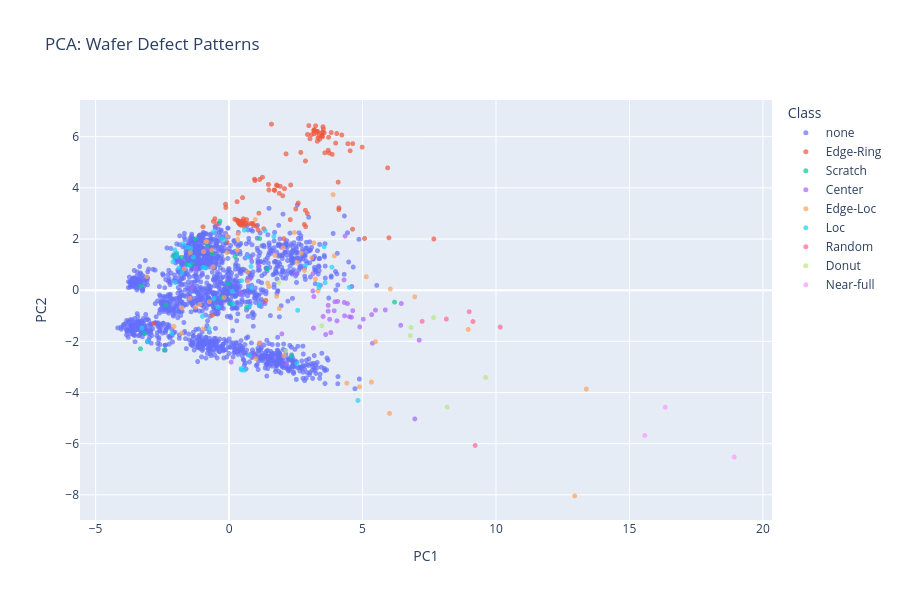

Notebook code for this chart:
### Markdown cell above
### 5.1 PCA Visualization

### Code cell
print("Performing PCA...")
pca = PCA(n_components=2)
pca_features = pca.fit_transform(features)

print(f"Explained variance ratio: {pca.explained_variance_ratio_}")
print(f"Total variance explained: {pca.explained_variance_ratio_.sum():.4f}")

pca_df = pd.DataFrame({
    'PC1': pca_features[:, 0],
    'PC2': pca_features[:, 1],
    'Class': labels
})

fig = px.scatter(
    pca_df, 
    x='PC1', 
    y='PC2', 
    color='Class',
    title='PCA: Wafer Defect Patterns',
    width=900,
    height=600,
    opacity=0.7
)

fig.update_traces(marker=dict(size=5))
fig.write_html('../outputs/visualizations/pca_visualization.html')
fig.show()

### Figure 1 — Plotly figure (JSON) as saved in the notebook; plotly's stock layout.template omitted (floating-point values rounded to 4 significant figures; data arrays with more than 128 entries replaced by an {"elided": "..."} marker saying what was removed)
{"data": [{"hovertemplate": "Class=none<br>PC1=%{x}<br>PC2=%{y}<extra></extra>", "legendgroup": "none", "marker": {"color": "#636efa", "opacity": 0.7, "size": 5, "symbol": "circle"}, "mode": "markers", "name": "none", "showlegend": true, "type": "scattergl", "x": {"elided": "1702 float values"}, "xaxis": "x", "y": {"elided": "1702 float values"}, "yaxis": "y"}, {"hovertemplate": "Class=Edge-Ring<br>PC1=%{x}<br>PC2=%{y}<extra></extra>", "legendgroup": "Edge-Ring", "marker": {"color": "#EF553B", "opacity": 0.7, "size": 5, "symbol": "circle"}, "mode": "markers", "name": "Edge-Ring", "showlegend": true, "type": "scattergl", "x": [1.916, 0.9689, 4.116, 0.6282, 0.7418, 2.075, -0.1336, 0.2165, 3.462, 2.292, 1.778, 1.378, 5.988, 3.586, 0.6565, 3.713, 2.498, 2.931, -2.822, 3.533, 4.088, 2.987, 0.3878, 1.249, 3.865, 3.329, 4.451, 0.2831, 3.746, -0.6265, 1.087, 1.587, 3.304, 2.868, 2.861, 2.591, 0.4162, -0.5863, -0.1216, 0.8964, -0.4582, 0.915, 3.385, 1.806, 0.54, 0.849, 4.535, 0.3201, 4.987, 3.512, 3.392, -0.9765, 0.538, 1.879, 4.223, -0.5324, 3.188, 3.315, 1.474, 3.496, 0.5363, 3.562, 1.492, 3.277, 3.992, 2.134, 0.3777, 0.3012, 3.183, 1.691, 7.671, 3.826, 4.626, 0.5066, 1.017, 1.299, 3.728, 5.077, 3.173, 3.196, 1.705, 4.632, 0.3518, 1.149, 3.478, 0.3475, 3.089, 3.03, 2.051, 4.111, 0.5591, 0.4462, 0.9553, 2.686, 2.859, 2.82, 1.115, 2.938, 3.518, 2.01, 4.034, 3.283, 3.242, 3.486, -0.07236, 0.4525, 2.308, 0.4765, 5.94], "xaxis": "x", "y": [4.06, 4.286, 3.219, 2.619, 2.593, 3.97, 3.362, 2.776, 6.145, 2.757, 4.114, -0.3995, 2.047, 5.37, 2.759, 5.469, 3.174, 2.995, -1.297, 6.299, 4.224, 6.433, 2.656, 4.414, 5.309, 5.955, 5.726, 2.732, 5.364, -0.9811, 2.352, 6.491, 5.82, 2.483, 5.05, 3.405, 2.553, 2.689, 3.234, 2.603, 2.587, 2.52, 6.046, 4.083, 2.602, 2.605, 5.45, 2.736, 5.591, 6.185, 5.896, 2.479, 2.79, 3.786, 6.066, 2.794, 6.111, 6.208, 4.135, 5.995, 2.699, 6.151, 3.917, 6.169, 5.749, 5.328, 2.605, 3.459, 6.273, 3.919, 2.002, 6.162, 2.384, 3.618, 2.501, 2.401, 5.978, 2.023, 6.232, 6.252, 3.9, 5.728, 2.645, 4.328, 6.034, 2.696, 6.08, 5.919, 2.014, 3.149, 2.494, 2.692, 4.34, 5.385, 3.124, 2.57, 3.008, 6.087, 6.389, 3.688, 6.123, 6.208, 6.424, 6.054, 1.879, 2.545, 4.112, 2.607, 4.782], "yaxis": "y"}, {"hovertemplate": "Class=Scratch<br>PC1=%{x}<br>PC2=%{y}<extra></extra>", "legendgroup": "Scratch", "marker": {"color": "#00cc96", "opacity": 0.7, "size": 5, "symbol": "circle"}, "mode": "markers", "name": "Scratch", "showlegend": true, "type": "scattergl", "x": [-1.26, 0.6558, -1.966, -3.304, 0.2242, -0.3443, -3.17, -2.364, 6.2, -3.322, -0.6351, -0.02057, -1.79, -2.426, -2.103, -0.8214, 2.338, -0.2736, 1.146, -1.584, -1.406, 1.427, 0.04563], "xaxis": "x", "y": [2.002, -0.6706, 1.448, 0.1552, 1.317, 2.698, -1.693, -0.5742, -0.4666, -2.29, 1.429, 0.2576, 1.286, -2.345, 1.327, 1.71, -2.585, -0.288, 2.016, 1.011, 1.02, 0.8368, -0.5249], "yaxis": "y"}, {"hovertemplate": "Class=Center<br>PC1=%{x}<br>PC2=%{y}<extra></extra>", "legendgroup": "Center", "marker": {"color": "#ab63fa", "opacity": 0.7, "size": 5, "symbol": "circle"}, "mode": "markers", "name": "Center", "showlegend": true, "type": "scattergl", "x": [2.518, 6.452, 6.958, 1.977, 4.346, -1.254, 6.43, 4.069, 3.619, 5.372, 4.633, 3.711, 4.307, 4.51, 0.4502, 0.07606, 3.812, 3.143, -0.8445, 0.7731, 4.316, 4.895, 1.126, 4.434, 4.043, 5.483, 3.714, 3.14, 3.937, 1.167, -1.404, 2.144, 4.328, 0.8168, 3.16, 3.177, 3.768, 0.927, 5.027, 7.123, 3.523, 3.965, 3.425, 5.853, 5.342, 4.584], "xaxis": "x", "y": [0.6411, -0.5202, -5.033, -1.709, 2.116, 0.8537, -1.374, -0.4397, -1.735, -2.074, -0.8006, -0.8217, 0.4011, -1.039, -0.1236, -2.811, -1.658, 0.6461, 1.608, 0.4313, -0.4793, -1.434, 0.9389, -0.525, -1.2, -0.7804, -0.5945, -0.03102, -0.8061, -2.072, 0.1, -2.865, -1.003, 1.258, -1.483, -0.2508, -1.14, -2.597, -1.135, -1.953, -1.028, -0.4514, 0.1894, -0.7722, -0.9564, -1.059], "yaxis": "y"}, {"hovertemplate": "Class=Edge-Loc<br>PC1=%{x}<br>PC2=%{y}<extra></extra>", "legendgroup": "Edge-Loc", "marker": {"color": "#FFA15A", "opacity": 0.7, "size": 5, "symbol": "circle"}, "mode": "markers", "name": "Edge-Loc", "showlegend": true, "type": "scattergl", "x": [-0.7427, 6.04, 2.825, 8.956, 1.495, -1.768, -0.07618, 5.487, 3.897, 6.012, 3.101, 0.309, 1.718, 12.95, 3.332, -0.9578, 2.538, 0.6816, -1.453, 0.9816, 5.14, 0.3261, 5.333, -1.69, 1.445, -1.78, -0.6515, 4.409, -0.0687, 3.178, 4.889, -0.8694, -2.065, -1.255, -0.8308, 1.783, 1.136, 1.882, 3.234, -0.1839, 2.022, 13.38, 0.3329, 2.053, 0.7, -0.6041, 1.006, 2.706, -1.463, -1.098, 6.953, -0.963, -3.083, 3.942, 2.443], "xaxis": "x", "y": [-0.454, 0.04729, 0.7717, -1.536, 0.1458, -0.7049, 1.462, -2.012, 3.735, -4.817, 1.269, 1.559, 1.359, -8.041, -0.03044, 1.51, 1.084, 0.7115, 1.477, 2.762, 0.5236, 1.983, -3.593, 0.8328, 0.2782, -1.674, 1.566, -3.636, 2.121, 1.844, -3.777, 1.891, -1.417, -0.6644, 1.899, -0.2411, -2.054, -0.7196, 0.4382, -0.2906, 1.654, -3.866, 2.192, -2.563, 0.3339, 0.9108, -2.678, 1.446, -0.318, -0.5572, -0.2617, -1.511, 0.5273, 1.342, 2.258], "yaxis": "y"}, {"hovertemplate": "Class=Loc<br>PC1=%{x}<br>PC2=%{y}<extra></extra>", "legendgroup": "Loc", "marker": {"color": "#19d3f3", "opacity": 0.7, "size": 5, "symbol": "circle"}, "mode": "markers", "name": "Loc", "showlegend": true, "type": "scattergl", "x": [-0.1738, 0.5657, 1.126, 2.544, 2.857, -0.8742, -1.496, 0.4657, 0.1527, -3.063, 0.7727, 3.598, 2.57, -1.972, 0.7082, -0.2679, 1.35, 0.8221, 3.561, -3.263, 1.678, 0.111, 3.37, 0.4513, -1.436, -2.15, 4.508, -1.572, -0.567, 0.8342, 0.7469, -1.333, -2.031, -0.9975, -1.723, 4.827, -2.018, -1.879, -0.4138, -0.7556, 3.852, 0.5733, 0.4646, -0.9731, -2.1, 3.355, -1.764, -0.5777], "xaxis": "x", "y": [1.95, -3.131, -0.5782, -2.874, 0.9684, 0.8641, 0.9599, 0.3692, -0.54, -1.994, -2.562, 0.2928, -0.7869, 1.319, 1.299, 2.016, 2.324, 0.9258, 1.699, -1.493, 2.102, -0.04042, 0.09817, -3.067, 1.632, -1.686, 0.1096, 1.675, -0.3263, 0.09987, -0.6242, 1.291, 1.57, -1.025, 1.814, -4.311, 0.2973, 0.8727, -0.6644, -1.503, 0.8982, 2.346, -3.119, 0.8891, 1.107, 0.2162, 0.6914, 2.292], "yaxis": "y"}, {"hovertemplate": "Class=Random<br>PC1=%{x}<br>PC2=%{y}<extra></extra>", "legendgroup": "Random", "marker": {"color": "#FF6692", "opacity": 0.7, "size": 5, "symbol": "circle"}, "mode": "markers", "name": "Random", "showlegend": true, "type": "scattergl", "x": [10.16, 9.219, 7.232, 8.996, 9.137, 8.138], "xaxis": "x", "y": [-1.442, -6.07, -1.219, -0.8438, -1.227, -1.128], "yaxis": "y"}, {"hovertemplate": "Class=Donut<br>PC1=%{x}<br>PC2=%{y}<extra></extra>", "legendgroup": "Donut", "marker": {"color": "#B6E880", "opacity": 0.7, "size": 5, "symbol": "circle"}, "mode": "markers", "name": "Donut", "showlegend": true, "type": "scattergl", "x": [6.816, 2.122, 6.788, 9.614, 8.171, 7.662, 1.863, 3.472], "xaxis": "x", "y": [-1.457, -2.371, -1.78, -3.412, -4.572, -1.073, 0.2975, -1.39], "yaxis": "y"}, {"hovertemplate": "Class=Near-full<br>PC1=%{x}<br>PC2=%{y}<extra></extra>", "legendgroup": "Near-full", "marker": {"color": "#FF97FF", "opacity": 0.7, "size": 5, "symbol": "circle"}, "mode": "markers", "name": "Near-full", "showlegend": true, "type": "scattergl", "x": [15.58, 16.34, 18.93], "xaxis": "x", "y": [-5.681, -4.574, -6.522], "yaxis": "y"}], "layout": {"height": 600, "legend": {"title": {"text": "Class"}, "tracegroupgap": 0}, "title": {"text": "PCA: Wafer Defect Patterns"}, "width": 900, "xaxis": {"anchor": "y", "domain": [0, 1], "title": {"text": "PC1"}}, "yaxis": {"anchor": "x", "domain": [0, 1], "title": {"text": "PC2"}}}}
